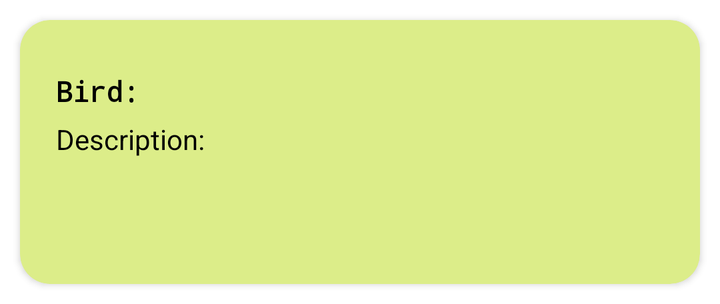
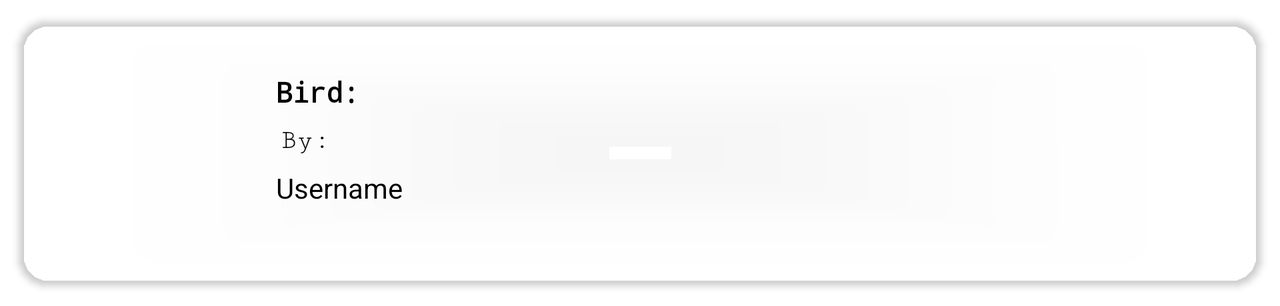

First picture: res/layout/ on a phone held upright. Second picture: the repository's own variant of that layout, on a device whose configuration matches the variant's folder. Source for both follows.
<!-- AndroidManifest.xml: application theme Theme.BirdWatcher -->
<!-- res/layout/gallery_list_item.xml -->
<?xml version="1.0" encoding="utf-8"?>
<androidx.cardview.widget.CardView xmlns:android="http://schemas.android.com/apk/res/android"
    xmlns:app="http://schemas.android.com/apk/res-auto"
    xmlns:tools="http://schemas.android.com/tools"
    android:layout_width="match_parent"
    android:layout_height="wrap_content"
    android:layout_margin="10dp"
    app:cardBackgroundColor="@color/second_Lt_green"
    app:cardCornerRadius="15dp"
    app:contentPadding="10dp"
    android:padding="@dimen/cardview_compat_inset_shadow"
    app:flow_horizontalGap="@dimen/cardview_compat_inset_shadow"
    app:flow_verticalGap="@dimen/cardview_compat_inset_shadow"
    android:id="@+id/cardView_galleryItems">

    <androidx.constraintlayout.widget.ConstraintLayout
        android:layout_width="match_parent"
        android:layout_height="match_parent">

        <ImageView
            android:id="@+id/ImageV_Display_Gallery"
            android:layout_width="wrap_content"
            android:layout_height="112dp"
            android:layout_margin="0dp"
            android:layout_marginStart="16dp"
            android:layout_marginTop="16dp"
            android:layout_marginBottom="16dp"
            android:contentDescription="@string/display_of_bird_picture"
            app:layout_constraintBottom_toBottomOf="parent"
            app:layout_constraintStart_toStartOf="parent"
            app:layout_constraintTop_toTopOf="parent"
            app:srcCompat="@mipmap/ic_launcher" />

        <TextView
            android:id="@+id/tV_BirdName"
            android:layout_width="wrap_content"
            android:layout_height="wrap_content"
            android:layout_marginStart="8dp"
            android:contentDescription="@string/the_title_of_the_bird"
            android:fontFamily="monospace"
            android:text="@string/bird"
            android:textColor="@color/black"
            android:textStyle="bold"
            android:textAlignment="center"
            app:layout_constraintBottom_toBottomOf="parent"
            app:layout_constraintStart_toEndOf="@+id/ImageV_Display_Gallery"
            app:layout_constraintTop_toTopOf="parent"
            app:layout_constraintVertical_bias="0.172" />

        <TextView
            android:id="@+id/tV_Description_Gallery"
            android:layout_width="wrap_content"
            android:layout_height="wrap_content"
            android:layout_marginStart="8dp"
            android:layout_marginTop="24dp"
            android:contentDescription="@string/description_about_bird"
            android:text="@string/description"
            android:textColor="@color/black"
            android:textAlignment="center"
            app:layout_constraintStart_toEndOf="@+id/ImageV_Display_Gallery"
            app:layout_constraintTop_toTopOf="@+id/tV_BirdName" />

        


    </androidx.constraintlayout.widget.ConstraintLayout>
</androidx.cardview.widget.CardView>
<!-- resources referenced by this layout -->
<resources>
  <color name="second_Lt_green">#DCED89</color>
  <string name="bird">Bird:</string>
  <string name="description">Description:</string>
  <string name="description_about_bird">description about bird</string>
  <string name="display_of_bird_picture">display of bird picture</string>
  <string name="the_title_of_the_bird">The title of the bird</string>
  <style name="Theme.BirdWatcher" parent="Theme.MaterialComponents.DayNight.NoActionBar">
          
          <item name="colorPrimary">@color/prime_Dk_green</item>
          <item name="colorPrimaryVariant">@color/prime_Dk_green</item>
          <item name="colorOnPrimary">@color/white</item>
          
          <item name="colorSecondary">@color/second_Lt_green</item>
          <item name="colorSecondaryVariant">@color/second_Lt_green</item>
          <item name="colorOnSecondary">@color/black</item>
          
          <item name="android:statusBarColor">?attr/colorPrimaryVariant</item>
          
      </style>
  <color name="prime_Dk_green">#C8D081</color>
  <color name="white">#FFFFFFFF</color>
</resources>
<!-- res/layout-land/gallery_list_item.xml (the repository's variant of the layout above) -->
<!-- drawn on the phone turned sideways -->
<?xml version="1.0" encoding="utf-8"?>
<androidx.cardview.widget.CardView xmlns:android="http://schemas.android.com/apk/res/android"
    xmlns:app="http://schemas.android.com/apk/res-auto"
    xmlns:tools="http://schemas.android.com/tools"
    android:layout_width="match_parent"
    android:layout_height="wrap_content"
    android:layout_margin="10dp"
    app:cardBackgroundColor="@color/md_theme_light_tertiaryContainer"
    app:cardCornerRadius="15dp"
    app:contentPadding="10dp"
    android:padding="@dimen/cardview_compat_inset_shadow"
    app:flow_horizontalGap="@dimen/cardview_compat_inset_shadow"
    app:flow_verticalGap="@dimen/cardview_compat_inset_shadow"
    android:id="@+id/cardView_galleryItems">

    <androidx.constraintlayout.widget.ConstraintLayout
        android:layout_width="693dp"
        android:layout_height="113dp">

        <ImageView
            android:id="@+id/ImageV_Display_Gallery"
            android:layout_width="110dp"
            android:layout_height="100dp"
            android:layout_margin="0dp"
            android:layout_marginStart="16dp"
            android:layout_marginTop="16dp"
            android:layout_marginBottom="16dp"
            android:contentDescription="@string/display_of_bird_picture"
            app:layout_constraintBottom_toBottomOf="parent"
            app:layout_constraintStart_toStartOf="parent"
            app:layout_constraintTop_toTopOf="parent"
            app:srcCompat="@mipmap/ic_launcher"
            tools:ignore="ImageContrastCheck" />

        <TextView
            android:id="@+id/tV_BirdName"
            android:layout_width="wrap_content"
            android:layout_height="wrap_content"
            android:layout_marginStart="8dp"
            android:contentDescription="@string/the_title_of_the_bird"
            android:fontFamily="monospace"
            android:text="@string/bird"
            android:textAlignment="center"
            android:textColor="#FF000000"
            android:textStyle="bold"
            app:layout_constraintBottom_toBottomOf="parent"
            app:layout_constraintStart_toEndOf="@+id/ImageV_Display_Gallery"
            app:layout_constraintTop_toTopOf="parent"
            app:layout_constraintVertical_bias="0.172" />

        
        <TextView
            android:id="@+id/tV_TakenBy"
            android:layout_width="wrap_content"
            android:layout_height="wrap_content"
            android:layout_marginStart="8dp"
            android:layout_marginTop="24dp"
            android:contentDescription="@string/Taken_by_user"
            android:fontFamily="serif-monospace"
            android:padding="2dp"
            android:text="@string/by"
            android:textAlignment="center"
            android:textColor="#FF000000"
            app:layout_constraintBottom_toBottomOf="parent"
            app:layout_constraintStart_toEndOf="@+id/ImageV_Display_Gallery"
            app:layout_constraintTop_toTopOf="@+id/tV_BirdName"
            app:layout_constraintVertical_bias="0.0" />

        

        <TextView
            android:id="@+id/tV_user"
            android:layout_width="wrap_content"
            android:layout_height="wrap_content"
            android:layout_marginStart="8dp"
            android:layout_marginTop="24dp"
            android:contentDescription="@string/username"
            android:text="@string/username"
            android:textColor="#FF000000"
            app:layout_constraintStart_toEndOf="@+id/ImageV_Display_Gallery"
            app:layout_constraintTop_toTopOf="@+id/tV_TakenBy" />


    </androidx.constraintlayout.widget.ConstraintLayout>
</androidx.cardview.widget.CardView>
<!-- resources referenced by the variant -->
<!-- as the phone turned sideways resolves them -->
<resources>
  <string name="Taken_by_user" />
  <string name="bird">Bird:</string>
  <string name="by">By:</string>
  <string name="display_of_bird_picture">display of bird picture</string>
  <string name="the_title_of_the_bird">The title of the bird</string>
  <string name="username">Username</string>
  <style name="Theme.BirdWatcher" parent="Theme.MaterialComponents.DayNight.NoActionBar">
          
          <item name="colorPrimary">@color/prime_Dk_green</item>
          <item name="colorPrimaryVariant">@color/prime_Dk_green</item>
          <item name="colorOnPrimary">@color/white</item>
          
          <item name="colorSecondary">@color/second_Lt_green</item>
          <item name="colorSecondaryVariant">@color/second_Lt_green</item>
          <item name="colorOnSecondary">@color/black</item>
          
          <item name="android:statusBarColor">?attr/colorPrimaryVariant</item>
          
      </style>
  <color name="prime_Dk_green">#C8D081</color>
  <color name="white">#FFFFFFFF</color>
  <color name="second_Lt_green">#DCED89</color>
</resources>
